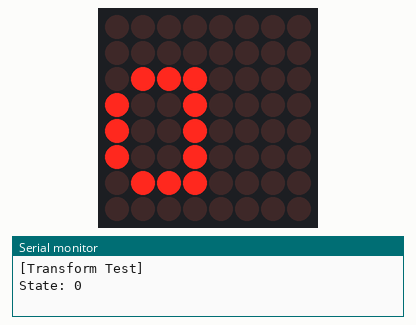
Recording of a sketch running on a simulated Arduino Uno, built with avr-gcc and run on an emulated ATmega328P. Parts: 8×8 LED matrix, the last lines printed to the serial monitor.

Above: at 0.01 s.
At 0.91 s:
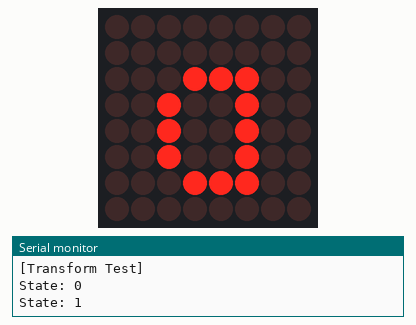
At 1.81 s:
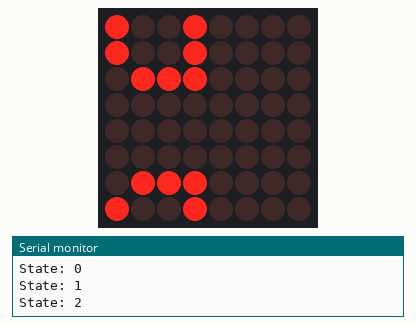
At 3.46 s:
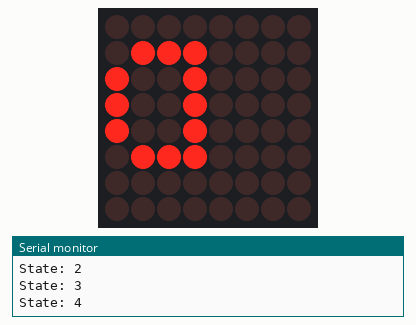
At 5.11 s:
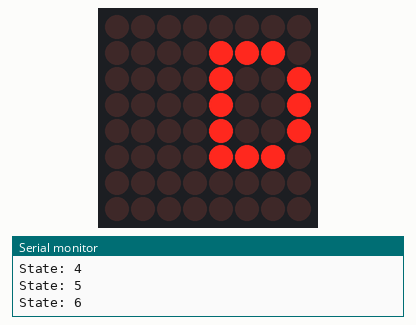
At 6.91 s:
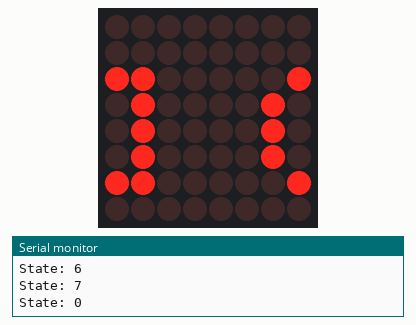

The sketch:

MD_MAX72xx_Shift.ino
```cpp
// Program to exercise the MD_MAX72XX library
//
// Test the library transformation functions

#include <MD_MAX72xx.h>

// Use a button to transfer between transformations or just do it on a timer basis
#define	USE_SWITCH_INPUT	0

#define	SWITCH_PIN	8	// switch pin if enabled - active LOW

// We always wait a bit between updates of the display
#define  DELAYTIME  50  // in milliseconds

// Number of times to repeat the transformation animations
#define	REPEATS_PRESET	16

// Define the number of devices we have in the chain and the hardware interface
// NOTE: These pin numbers will probably not work with your hardware and may
// need to be adapted
#define	MAX_DEVICES		1
#define	WRAPAROUND_MODE	MD_MAX72XX::ON

#define	CLK_PIN		10  // or SCK
#define	DATA_PIN	12  // or MOSI
#define	CS_PIN		11  // or SS

// SPI hardware interface
//MD_MAX72XX mx = MD_MAX72XX(CS_PIN, MAX_DEVICES);
// Arbitrary pins
MD_MAX72XX mx = MD_MAX72XX(DATA_PIN, CLK_PIN, CS_PIN, MAX_DEVICES);


bool changeState(void)
{
  bool b = false;

#if USE_SWITCH_INPUT

  static int8_t	lastStatus = HIGH;
  int8_t	status = digitalRead(SWITCH_PIN);

  b = (lastStatus == HIGH) && (status == LOW);
  lastStatus = status;
#else
  static uint32_t	lastTime = 0;
  static uint8_t	repeatCount = 0;

  if (repeatCount == 0)
    repeatCount = REPEATS_PRESET;

  if (millis()-lastTime >= DELAYTIME)
  {
    lastTime = millis();
    b = (--repeatCount == 0);
  }
#endif

  return(b);
}

void transformDemo(MD_MAX72XX::transformType_t tt, bool bNew)
{
  static uint32_t lastTime = 0;

  if (bNew)
  {
    mx.clear();

    for (uint8_t i=0; i<MAX_DEVICES; i++)
    mx.setChar(((i+1)*COL_SIZE)-1, 'a'+i);
    lastTime = millis();
  }

  if (millis() - lastTime >= DELAYTIME)
  {
    mx.transform(tt);
    lastTime = millis();
  }
}

void setup()
{
  mx.begin();
  // use wraparound mode
  mx.control(MD_MAX72XX::WRAPAROUND, WRAPAROUND_MODE);

#if USE_SWITCH_INPUT
  pinMode(SWITCH_PIN, INPUT_PULLUP);
#endif

  Serial.begin(57600);
  Serial.println("[Transform Test]");
}

void loop()
{
  static int8_t tState = -1;
  static bool bNew = true;

  if (bNew)
  {
    tState = (tState+1) % 8;
    Serial.print("State: "); Serial.println(tState);
  }

  switch (tState)
  {
    case 0: transformDemo(MD_MAX72XX::TSL,	bNew);	break;
    case 1:	transformDemo(MD_MAX72XX::TSR,	bNew);	break;
    case 2:	transformDemo(MD_MAX72XX::TSU,	bNew);	break;
    case 3:	transformDemo(MD_MAX72XX::TSD,	bNew);	break;
    case 4:	transformDemo(MD_MAX72XX::TFUD,	bNew);	break;
    case 5:	transformDemo(MD_MAX72XX::TFLR,	bNew);	break;
    case 6:	transformDemo(MD_MAX72XX::TRC,	bNew);	break;
    case 7:	transformDemo(MD_MAX72XX::TINV,	bNew);	break;
    default:	tState = 0;	// just in case
  }

  bNew = changeState();
}
```

Measured:
- by itself, everything shown: repeats every 6.4 s, in 128 steps
